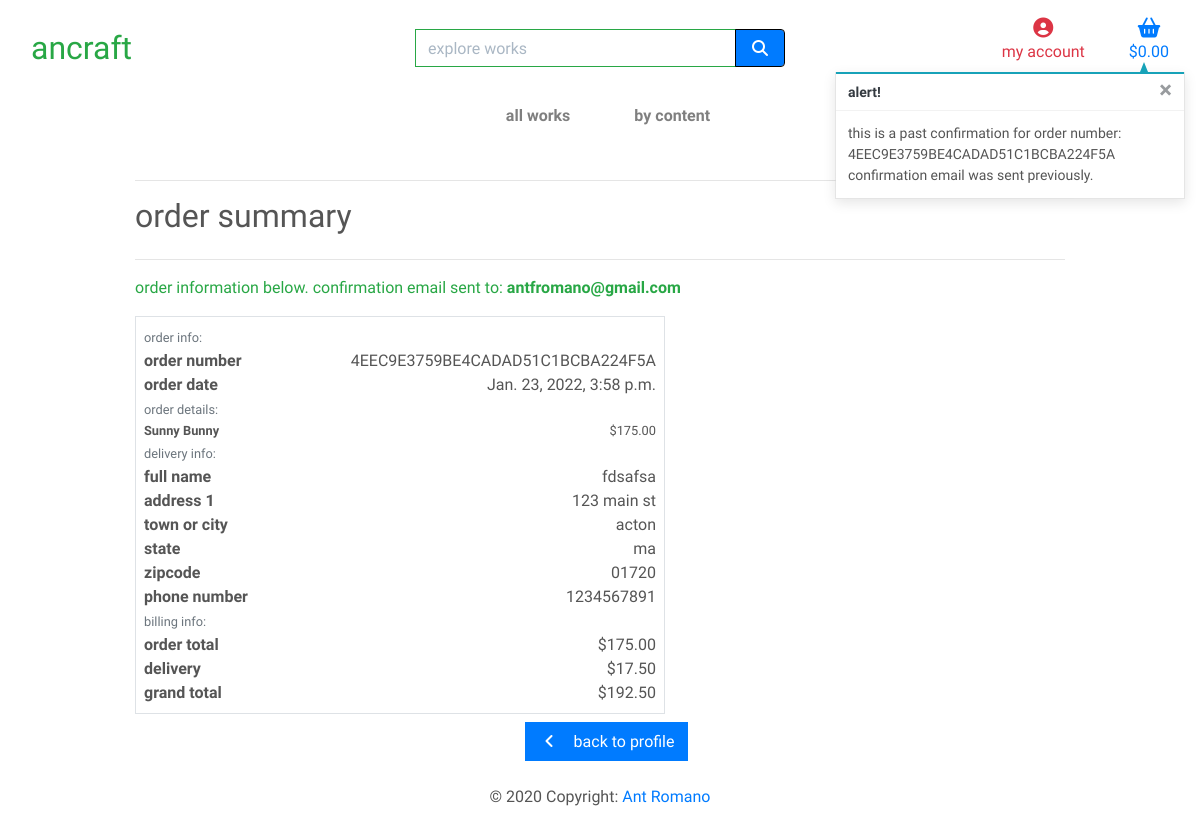
The app's page /profile/order_history/4EEC9E3759BE4CADAD51C1BCBA224F5A, older data.
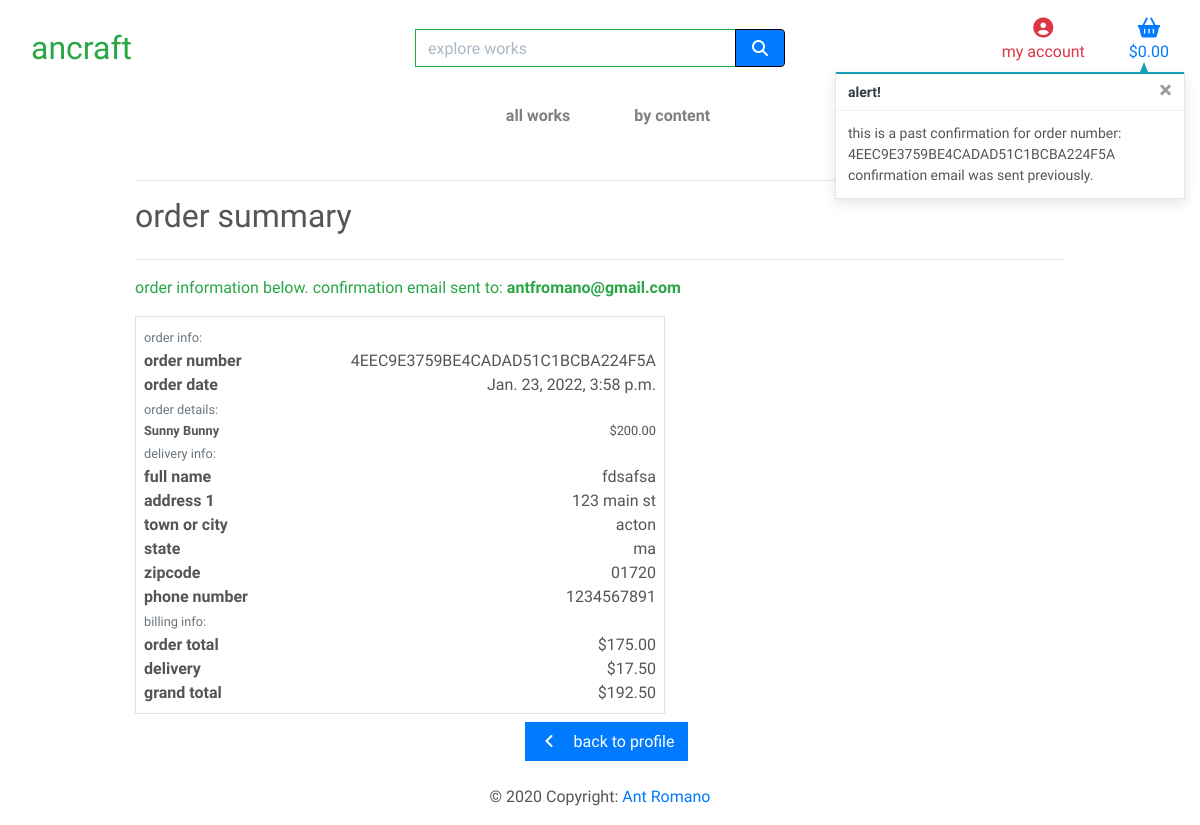
The same page, newer data.
### checkout/models.py (models this page shows, shortened)
class OrderLineItem(models.Model):
    order = models.ForeignKey(Order, null=False, blank=False, on_delete=models.CASCADE, related_name='lineitems')
    work = models.ForeignKey(Work, null=False, blank=False, on_delete=models.CASCADE)
    quantity = models.IntegerField(null=False, blank=False, default=0)
    lineitem_total = models.DecimalField(max_digits=6, decimal_places=2, null=False, blank=False, editable=False)

### works/models.py (models this page shows, shortened)
class Work(models.Model):
    class Meta:
        verbose_name_plural = 'Works'
    content = models.ForeignKey('Content', null=True, blank=True,
                                 on_delete=models.SET_NULL)
    name = models.CharField(max_length=254)
    description = models.TextField()
    is_sold = models.BooleanField(default=False)
    price = models.DecimalField(max_digits=6, decimal_places=2)
    rating = models.DecimalField(max_digits=3, decimal_places=2, null=True, blank=True, default=1, validators=[
                                 MaxValueValidator(5), MinValueValidator(1)])
    image = models.ImageField(null=True, blank=True)

### profiles/views.py (the view)
# urls.py: path('order_history/<order_number>', views.order_history, name='order_history'),
def order_history(request, order_number):
    order = get_object_or_404(Order, order_number=order_number)
    messages.info(request, (
        f'this is a past confirmation for order number: {order_number} '
        'confirmation email was sent previously.'
    ))
    template = 'checkout/checkout_success.html'
    context = {
        'order': order,
        'from_profile': True,
    }
    return render(request, template, context)

### cart/contexts.py (called while the page is built, shortened)
def cart_sum(request):
    cart = request.session.get('cart', {})
    cart_items = []
    total = 0
    work_count = 0
    delivery_cost = total * Decimal(settings.STANDARD_DELIVERY_PERCENTAGE / 100)
    grand_total = delivery_cost + total
    context = {
        'cart_items': cart_items,
        'total': total,
        'work_count': work_count,
        'delivery_cost': delivery_cost,
        'grand_total': grand_total,
    }
    return context

### checkout/templates/checkout/checkout_success.html (shortened to what the changed rows need)
{% extends "base.html" %}
{% load static %}
{% block extra_css %}
    <link rel="stylesheet" href="{% static 'checkout/css/checkout.css' %}">
{% endblock %}
{% block content %}
    <div class="container">
        <div class="row">
            <div class="col">
                <h2 class="logo-font mb-4">order summary</h2>
            </div>
        </div>
        <div class="row">
            <div class="col-12 col-lg-7">
                <div class="order-confirmation-wrapper p-2 border">
                    {% for item in order.lineitems.all %}
                    <div class="row">
                        <div class="col-12 col-md-4">
                            <p class="small mb-0 text-black font-weight-bold">
                                {{ item.work.name }}
                            </p>
                        </div>
                        <div class="col-12 col-md-8 text-md-right">
                            <p class="small mb-0">${{ item.work.price }}</p>
                        </div>
                    </div>
                    {% endfor %}
                </div>
            </div>
        </div>
        </div>
{% endblock %}

Row changes from the older to the newer data that the page shows:
changed through a linked row, OrderLineItem "Sunny Bunny": work.price "175.00" → "200.00"
